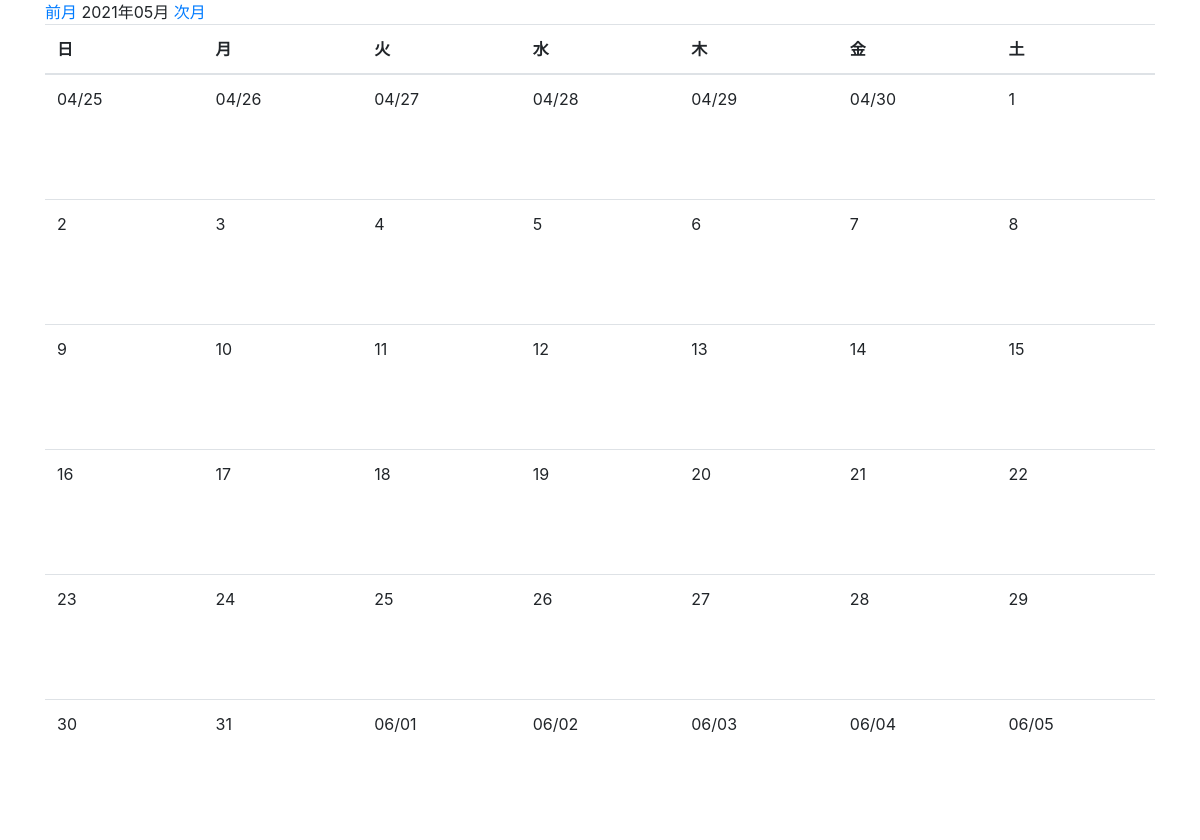
The app's page /month_with_schedule/2021/5/, older data.
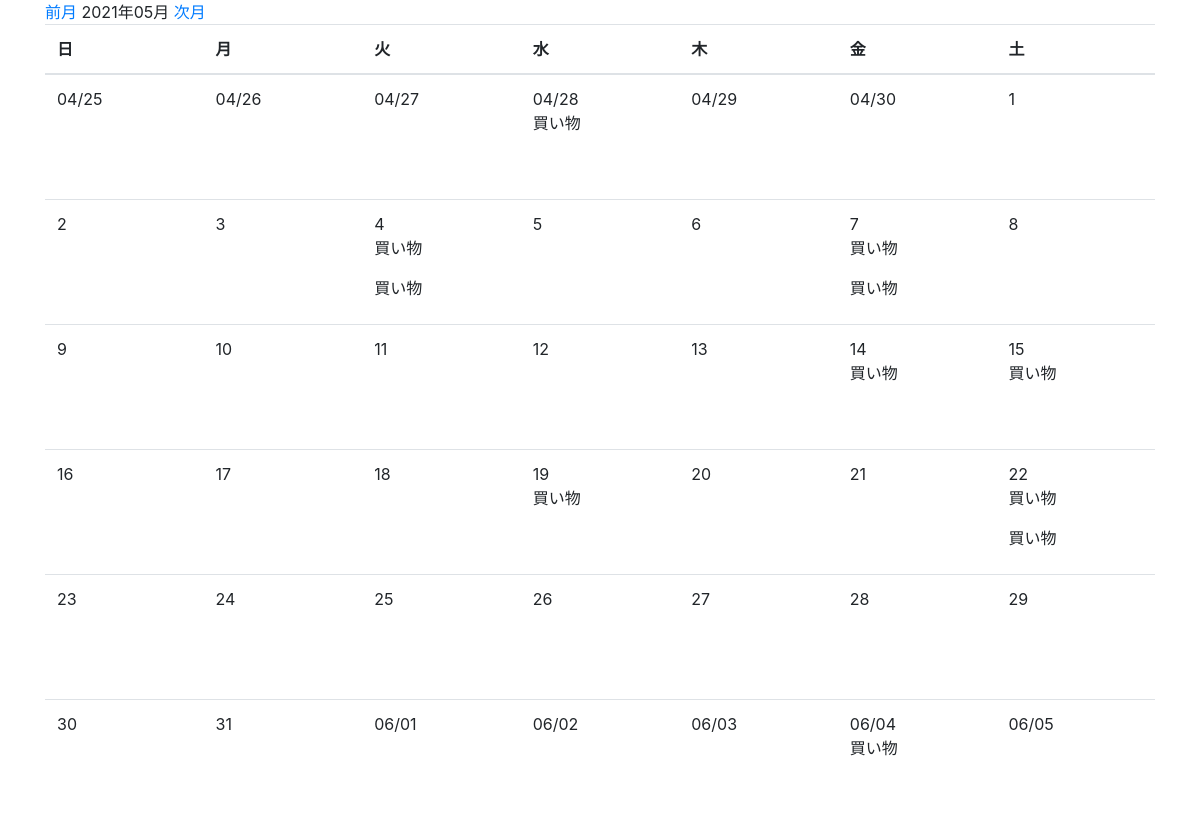
The same page, newer data.
### app/models.py (models this page shows, shortened)
class Cost(models.Model):
    summary = models.CharField('カテゴリ', max_length=30)
    money = models.IntegerField(
        '金額', validators=[MinValueValidator(0), MaxValueValidator(100000000)])
    description = models.TextField('詳細な説明', blank=True)
    date = models.DateField('日付', default=timezone.now)
    created_at = models.DateTimeField('作成日', default=timezone.now)

### app/views.py (the view)
class MonthWithScheduleCalendar(mixins.MonthWithScheduleMixin, generic.TemplateView):
    template_name = 'app/month_with_schedule.html'
    model = Cost
    date_field = 'date'
    def get_context_data(self, **kwargs):
        context = super().get_context_data(**kwargs)
        calendar_context = self.get_month_calendar()
        context.update(calendar_context)
        return context

### app/mixins.py (called while the page is built)
    def setup_calendar(self):
        self._calendar = calendar.Calendar(self.first_weekday)

    def get_week_names(self):
        week_names = deque(self.week_names)
        week_names.rotate(-self.first_weekday)
        return week_names

    def get_previous_month(self, date):
        if date.month == 1:
            return date.replace(year=date.year-1, month=12, day=1)
        else:
            return date.replace(month=date.month-1, day=1)

    def get_next_month(self, date):
        if date.month == 12:
            return date.replace(year=date.year+1, month=1, day=1)
        else:
            return date.replace(month=date.month+1, day=1)

    def get_month_days(self, date):
        return self._calendar.monthdatescalendar(date.year, date.month)

    def get_current_month(self):
        month = self.kwargs.get('month')
        year = self.kwargs.get('year')
        if month and year:
            month = datetime.date(year=int(year), month=int(month), day=1)
        else:
            month = datetime.date.today().replace(day=1)
        return month

    def get_month_calendar(self):
        self.setup_calendar()
        current_month = self.get_current_month()
        calendar_data = {
            'now': datetime.date.today(),
            'month_days': self.get_month_days(current_month),
            'month_current': current_month,
            'month_previous': self.get_previous_month(current_month),
            'month_next': self.get_next_month(current_month),
            'week_names': self.get_week_names(),
        }
        return calendar_data

    def get_month_schedules(self, start, end, days):
        lookup = {
            '{}__range'.format(self.date_field): (start, end)
        }
        _queryset = self.model.objects.filter(**lookup)
        _day_schedules = {day: [] for week in days for day in week}
        for schedule in _queryset:
            schedule_date = getattr(schedule, self.date_field)
            _day_schedules[schedule_date].append(schedule)
        size = len(_day_schedules)
        return [{key: _day_schedules[key] for key in itertools.islice(_day_schedules, i, i+7)} for i in range(0, size, 7)]

### app/templates/app/month_with_schedule.html (shortened to what this page needs)
{% extends 'app/base.html' %}
{% block content %}
<a href="{% url 'app:month_with_schedule' month_previous.year month_previous.month %}">前月</a>
{{ month_current | date:"Y年m月" }}
<a href="{% url 'app:month_with_schedule' month_next.year month_next.month %}">次月</a>
<table class="table">
    <thead>
        <tr>
            {% for w in week_names %}
            <th>{{ w }}</th>
            {% endfor %}
        </tr>
    </thead>
    <tbody>
        {% for week_day_schedules in month_day_schedules %}
        <tr>
            {% for day, schedules in week_day_schedules.items %}
            {% if now == day %}
            <td class="table-success">
                {% else %}
            <td>
                {% endif %}
                <div>
                    {% if month_current.month != day.month %}
                    {{ day | date:"m/d" }}
                    {% else %}
                    {{ day.day }}
                    {% endif %}
                    {% for schedule in schedules %}
                    <p>{{ schedule.summary }}</p>
                    {% endfor %}
                </div>
            </td>
            {% endfor %}
        </tr>
        {% endfor %}
    </tbody>
</table>
{% endblock %}

### app/templates/app/base.html (shortened to what this page needs)
<!doctype html>
<html lang="ja">
<head>
    <link rel="stylesheet" href="https://stackpath.bootstrapcdn.com/bootstrap/4.2.1/css/bootstrap.min.css"
>
</head>
<body>
    <div class="container" mt-3>
        {% block content %}{% endblock %}
    </div>
</body>
</html>

### app/templates/app/month_with_schedule.html (style rules this page uses)
table { table-layout: fixed; }
td>div { height: 100px; overflow: hidden; white-space: nowrap; }

Row changes from the older to the newer data that the page shows:
added Cost: day "04/28", summary "買い物"
added Cost: day "4", summary "買い物"
added Cost: summary "買い物", shown under "4"
added Cost: day "7", summary "買い物"
added Cost: summary "買い物", shown under "7"
added Cost: day "14", summary "買い物"
added Cost: day "15", summary "買い物"
added Cost: day "19", summary "買い物"
added Cost: day "22", summary "買い物"
added Cost: summary "買い物", shown under "22"
added Cost: day "06/04", summary "買い物"
Text that changed along with them:
list line gone: "04/28"
list line gone: "4 7"
list line gone: "14 15"
list line gone: "19 22"
list line gone: "06/04"
